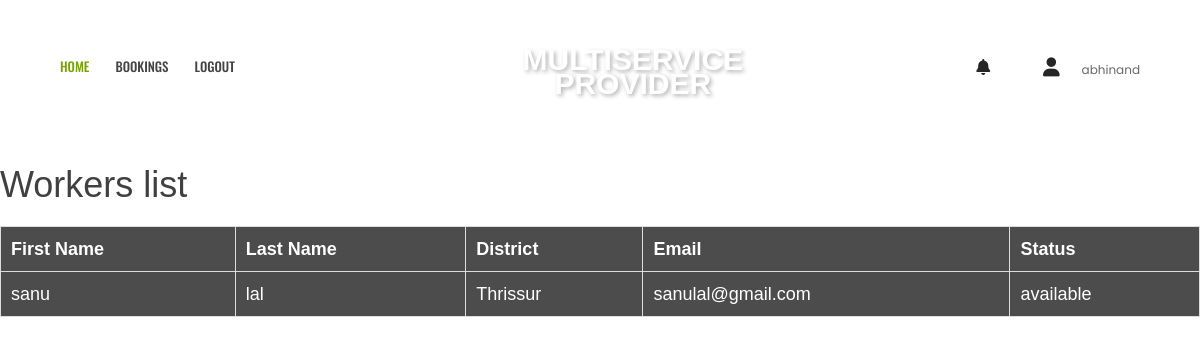
Before: /provider/5/workers/ (signed in) with the older database file.
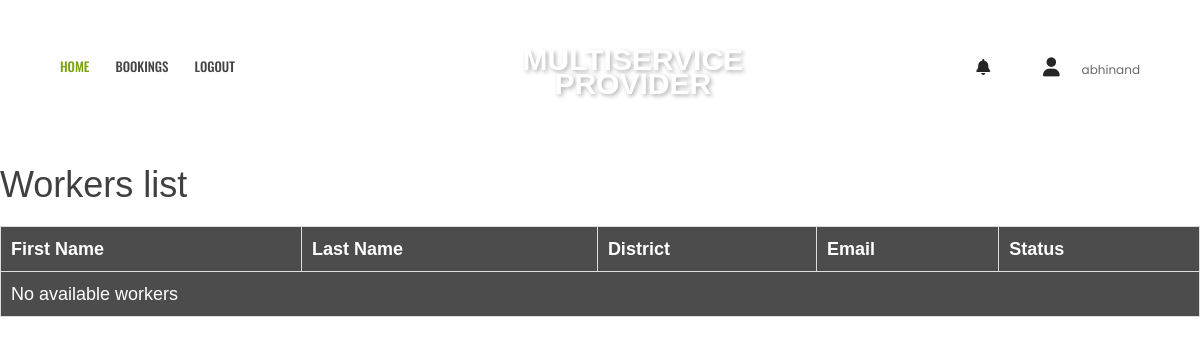
After: the same page with the newer database file.
### app1/models.py (models this page shows)
class Worker(models.Model):
    user = models.OneToOneField(MyUser, on_delete=models.CASCADE,primary_key=True)
    provider = models.TextField(max_length=100)
    first_name = models.TextField(max_length=100)
    last_name = models.TextField(max_length=100)
    email = models.EmailField(unique=True)
    dob = models.DateField(null=True, blank=True)
    phone = models.CharField(max_length=12, unique=True)
    district = models.TextField(max_length=100)
    state = models.TextField(max_length=100)
    role = models.CharField(max_length=15)
    status = models.CharField(max_length=15)

### app1/views.py (the view)
# urls.py: path('provider/<int:provider_id>/workers/', views.worker_list, name='worker_list'),
@login_required
def worker_list(request, provider_id):
    workers = Worker.objects.filter(provider=provider_id)
    return render(request, 'worker_list.html', {'workers': workers})

### app1/templates/worker_list.html (shortened to what this page needs)
{% load static %}
<!doctype html>
<html class="no-js" lang="en">
<head>
        <link rel="stylesheet" href="{% static 'userassets/css/bootstrap.min.css' %}">
        <link rel="stylesheet" href="{% static 'userassets/css/font-awesome.min.css' %}">
        <link rel="stylesheet" href="{% static 'userassets/css/ie7.css' %}">
        <link rel="stylesheet" href="{% static 'userassets/css/plugins.css' %}">
        <link rel="stylesheet" href="{% static 'userassets/css/style.css' %}">
    </head>
    <link rel="stylesheet" href="https://cdnjs.cloudflare.com/ajax/libs/font-awesome/6.0.0/css/all.min.css" />
    <body>
        <header class="header-area header-sticky">
            <div class="header-container">
                <div class="row">
                    <div class="col-lg-5 display-none-md display-none-xs">
                        <div class="ht-main-menu">
                            <nav>
                                <ul>
                                    <li class="active"><a href="{% url 'providerpage' %}">HOME </a>
                                    </li>
                                    <li><a href="{% url 'provider_bookings' %}">Bookings</a></li>
                                    <li><a href="{% url 'user_logout' %}">Logout</a></li>
                                </ul>
                            </nav>
                        </div>
                    </div>
                    <div class="col-lg-2 col-sm-4">
                        <div class="logo text-center">
                            <a href="" class="logo-text">MULTISERVICE <span class="provider-text" style="padding-top: 30px;">PROVIDER</span></a>
                        </div>
                    </div>
                    <div class="col-lg-5 col-sm-8">
                        <div class="header-content d-flex justify-content-end">
                            <div class="settings-wrapper">
                                <a href="#"><i class="fas fa-bell"></i></a>
                            </div>
                            <div class="cart-wrapper">
                                <a href="#"><i class="fas fa-user"></i></a>
                                <span>{{request.user}}</span>
                            </div>
                        </div>
                    </div>
                </div>
            </div>
        </header>
                            <br> <br> <br> <br> <br> <br>
                            <div class="booking-box">
                                <h1>Workers list</h1>
                                <table class="workers-table">
                                    <thead>
                                        <tr>
                                            <th>First Name</th>
                                            <th>Last Name</th>
                                            <th>District</th>
                                            <th>Email</th>
                                            <th>Status</th>
                                        </tr>
                                    </thead>
                                    <tbody>
                                        {% for worker in workers %}
                                            <tr class="worker-item">
                                                <td>{{ worker.first_name }}</td>
                                                <td>{{ worker.last_name }}</td>
                                                <td>{{ worker.district }}</td>
                                                <td>{{ worker.email }}</td>
                                                <td>{{ worker.status }}</td>
                                            </tr>
                                        {% empty %}
                                            <tr>
                                                <td colspan="5" class="no-workers">No available workers</td>
                                            </tr>
                                        {% endfor %}
                                    </tbody>
                                </table>
                            </div>
    </body>
</html>

Changed rows visible on the page:
no longer on this page (row edited): Worker: first_name "sanu", last_name "lal", district "Thrissur", email "sanulal@gmail.com", status "available"
Other visible differences:
text now shown: "No available workers"
